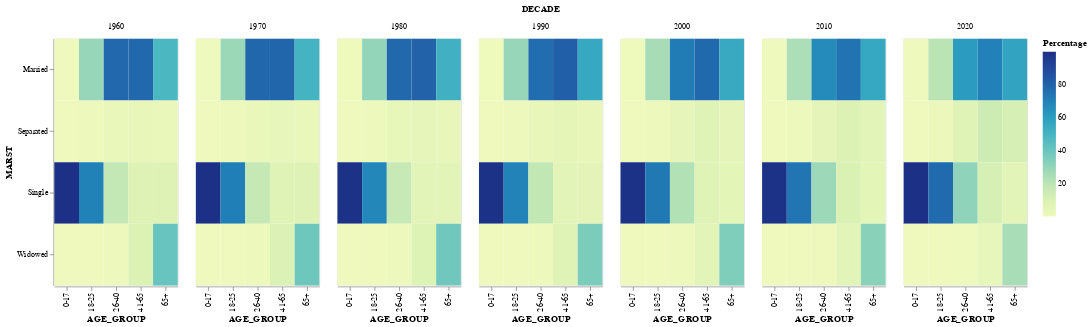

The notebook cell this image was saved under:
### Code cell
age_martials_hm()

### Figure 1 — Vega specification as saved in the notebook (floating-point values rounded to 4 significant figures; data arrays with more than 128 entries replaced by an {"elided": "..."} marker saying what was removed)
{"$schema": "https://vega.github.io/schema/vega/v5.json", "data": [{"name": "source_0", "values": {"elided": "140 records"}}, {"name": "facet_domain"}, {"name": "facet_domain_row", "values": [{"data": 0.0}]}, {"name": "facet_domain_column", "values": [{"data": 0.0}, {"data": 1.0}, {"data": 2.0}, {"data": 3.0}, {"data": 4.0}, {"data": 5.0}, {"data": 6.0}]}, {"name": "source_0_x_domain_AGE_GROUP", "values": [{"AGE_GROUP": "0-17"}, {"AGE_GROUP": "18-25"}, {"AGE_GROUP": "26-40"}, {"AGE_GROUP": "41-65"}, {"AGE_GROUP": "65+"}]}, {"name": "source_0_y_domain_MARST", "values": [{"MARST": "Married"}, {"MARST": "Separated"}, {"MARST": "Single"}, {"MARST": "Widowed"}]}, {"name": "source_0_color_domain_Percentage", "values": [{"min": 0.002822, "max": 99.77}]}], "signals": [{"name": "child_width", "value": 150}, {"name": "child_height", "value": 300}], "marks": [{"type": "group", "name": "facet-title", "title": {"text": "DECADE", "style": "guide-title", "offset": 10}, "role": "column-title"}, {"type": "group", "name": "row_header", "from": {"data": "facet_domain_row"}, "encode": {"update": {"height": {"signal": "child_height"}}}, "axes": [{"scale": "y", "grid": false, "title": "MARST", "orient": "left", "zindex": 1}], "role": "row-header"}, {"type": "group", "name": "column_footer", "from": {"data": "facet_domain_column"}, "encode": {"update": {"width": {"signal": "child_width"}}}, "axes": [{"scale": "x", "orient": "bottom", "labelAlign": "right", "grid": false, "labelAngle": 270, "labelBaseline": "middle", "title": "AGE_GROUP", "zindex": 1}], "role": "column-footer"}, {"type": "group", "name": "cell", "from": {"facet": {"data": "source_0", "name": "facet", "groupby": ["DECADE"]}}, "sort": {"field": ["datum[\"DECADE\"]"], "order": ["ascending"]}, "encode": {"update": {"width": {"signal": "child_width"}, "height": {"signal": "child_height"}}}, "marks": [{"type": "rect", "name": "child_marks", "from": {"data": "facet"}, "encode": {"update": {"fill": {"field": "Percentage", "scale": "color"}, "width": {"signal": "max(0.25, bandwidth('x'))"}, "y": {"field": "MARST", "scale": "y"}, "x": {"field": "AGE_GROUP", "scale": "x"}, "height": {"signal": "max(0.25, bandwidth('y'))"}}}, "style": ["rect"]}], "title": {"text": {"signal": "isValid(parent[\"DECADE\"]) ? parent[\"DECADE\"] : \"\"+parent[\"DECADE\"]"}, "frame": "group", "style": "guide-label", "offset": 10}, "style": "cell"}], "scales": [{"name": "x", "type": "band", "domain": {"data": "source_0_x_domain_AGE_GROUP", "field": "AGE_GROUP", "sort": true}, "range": [0, {"signal": "child_width"}], "paddingInner": 0, "paddingOuter": 0}, {"name": "y", "type": "band", "domain": {"data": "source_0_y_domain_MARST", "field": "MARST", "sort": true}, "range": [0, {"signal": "child_height"}], "paddingOuter": 0, "paddingInner": 0}, {"name": "color", "type": "linear", "domain": [{"signal": "(data(\"source_0_color_domain_Percentage\")[0] || {}).min"}, {"signal": "(data(\"source_0_color_domain_Percentage\")[0] || {}).max"}], "range": "heatmap", "zero": false, "interpolate": "hcl"}], "padding": 5, "background": "white", "layout": {"padding": 20, "bounds": "full", "align": "all"}, "legends": [{"fill": "color", "gradientLength": {"signal": "clamp(child_height, 64, 200)"}, "title": "Percentage"}]}
